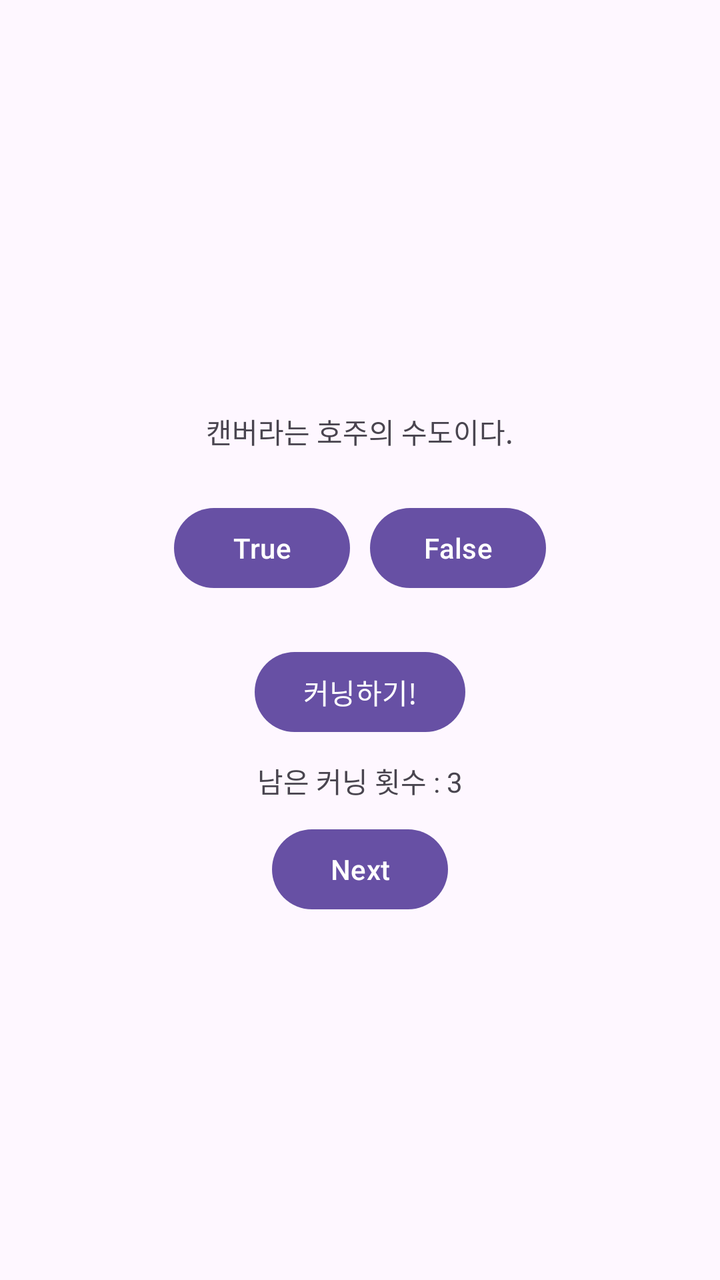
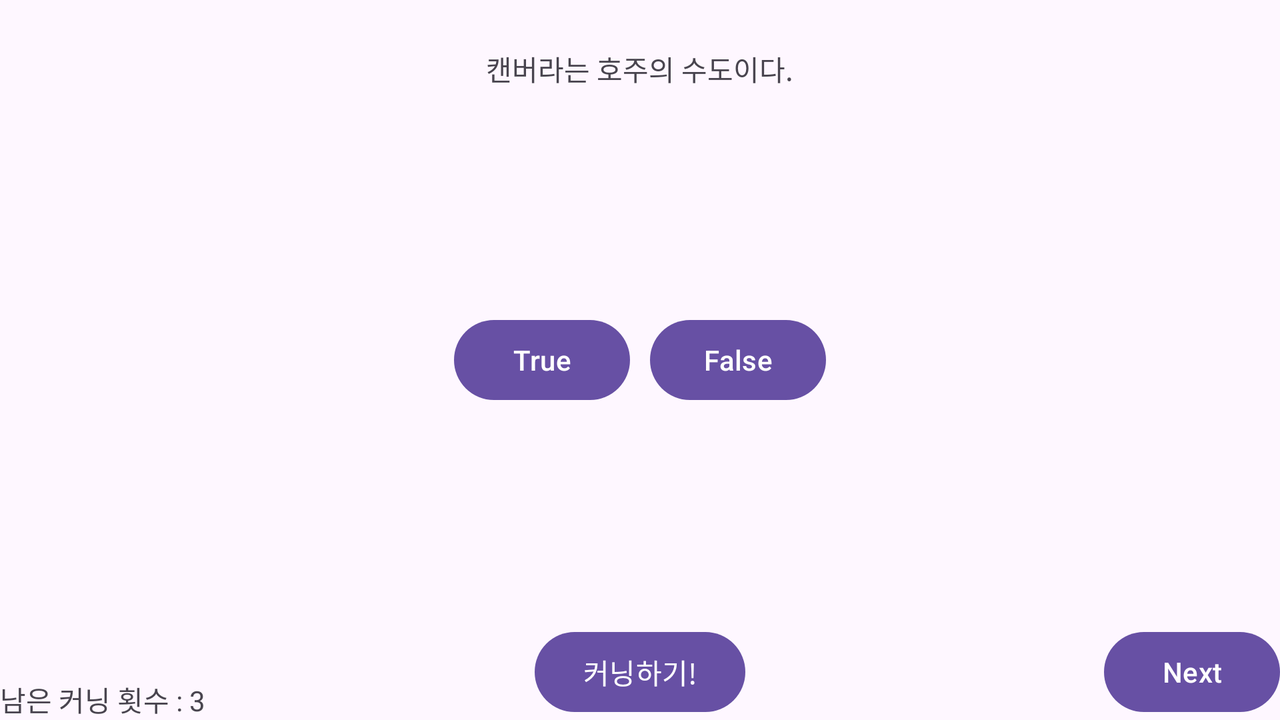

One screen, two layout resources from the same app: the default and the repository's alternative for another configuration. Each is rendered where Android would select it; the XML of both is given below.
<!-- AndroidManifest.xml: application theme Theme.GeoQuiz -->
<!-- res/layout/activity_main.xml -->
<?xml version="1.0" encoding="utf-8"?>
<LinearLayout xmlns:android="http://schemas.android.com/apk/res/android"
    xmlns:tools="http://schemas.android.com/tools"
    android:layout_width="match_parent"
    android:layout_height="match_parent"
    android:gravity="center"
    android:orientation="vertical"
    tools:context=".MainActivity">

    <TextView
        android:id="@+id/question_text_view"
        android:layout_width="wrap_content"
        android:layout_height="wrap_content"
        android:gravity="center"
        android:padding="24dp"
        android:text="@string/question_australia" />

    <LinearLayout
        android:layout_width="wrap_content"
        android:layout_height="wrap_content"
        android:orientation="horizontal">

        <Button
            android:id="@+id/true_button"
            android:layout_width="wrap_content"
            android:layout_height="wrap_content"
            android:layout_marginEnd="10dp"
            android:text="@string/true_button" />

        <Button
            android:id="@+id/false_button"
            android:layout_width="wrap_content"
            android:layout_height="wrap_content"
            android:text="@string/false_button" />
    </LinearLayout>

    <Button
        android:id="@+id/cheat_button"
        android:layout_width="wrap_content"
        android:layout_height="wrap_content"
        android:layout_marginTop="24dp"
        android:text="@string/cheat_button" />

    <TextView
        android:id="@+id/cheat_available_count_text_view"
        android:layout_width="wrap_content"
        android:layout_height="wrap_content"
        tools:text="남은 커닝 횟수 : 3"
        android:layout_marginVertical="10dp"/>

    <Button
        android:id="@+id/next_button"
        android:layout_width="wrap_content"
        android:layout_height="wrap_content"
        android:text="@string/next_button" />
</LinearLayout>
<!-- resources referenced by this layout -->
<resources>
  <string name="cheat_button">커닝하기!</string>
  <string name="false_button">False</string>
  <string name="next_button">Next</string>
  <string name="question_australia">캔버라는 호주의 수도이다.</string>
  <string name="true_button">True</string>
  <style name="Theme.GeoQuiz" parent="Base.Theme.GeoQuiz" />
  <style name="Base.Theme.GeoQuiz" parent="Theme.Material3.DayNight.NoActionBar">
          
          
      </style>
</resources>
<!-- res/layout-land/activity_main.xml (the repository's variant of the layout above) -->
<!-- drawn on the phone turned sideways -->
<?xml version="1.0" encoding="utf-8"?>
<FrameLayout xmlns:android="http://schemas.android.com/apk/res/android"
    android:layout_width="match_parent"
    android:layout_height="match_parent"
    xmlns:tools="http://schemas.android.com/tools">

    <TextView
        android:id="@+id/question_text_view"
        android:layout_width="wrap_content"
        android:layout_height="wrap_content"
        android:layout_gravity="center_horizontal"
        android:padding="24dp"
        android:text="@string/question_australia" />

    <LinearLayout
        android:layout_width="wrap_content"
        android:layout_height="wrap_content"
        android:layout_gravity="center_horizontal|center_vertical"
        android:orientation="horizontal">

        <Button
            android:id="@+id/true_button"
            android:layout_width="wrap_content"
            android:layout_height="wrap_content"
            android:layout_marginEnd="10dp"
            android:text="@string/true_button" />

        <Button
            android:id="@+id/false_button"
            android:layout_width="wrap_content"
            android:layout_height="wrap_content"
            android:text="@string/false_button" />
    </LinearLayout>

    <Button
        android:id="@+id/cheat_button"
        android:layout_width="wrap_content"
        android:layout_height="wrap_content"
        android:layout_gravity="bottom|center_horizontal"
        android:text="@string/cheat_button" />

    <TextView
        android:id="@+id/cheat_available_count_text_view"
        android:layout_width="wrap_content"
        android:layout_height="wrap_content"
        tools:text="남은 커닝 횟수 : 3"
        android:layout_gravity="bottom|left"/>

    <Button
        android:id="@+id/next_button"
        android:layout_width="wrap_content"
        android:layout_height="wrap_content"
        android:layout_gravity="bottom|right"
        android:drawableEnd="@drawable/arrow_right_24"
        android:text="@string/next_button" />
</FrameLayout>
